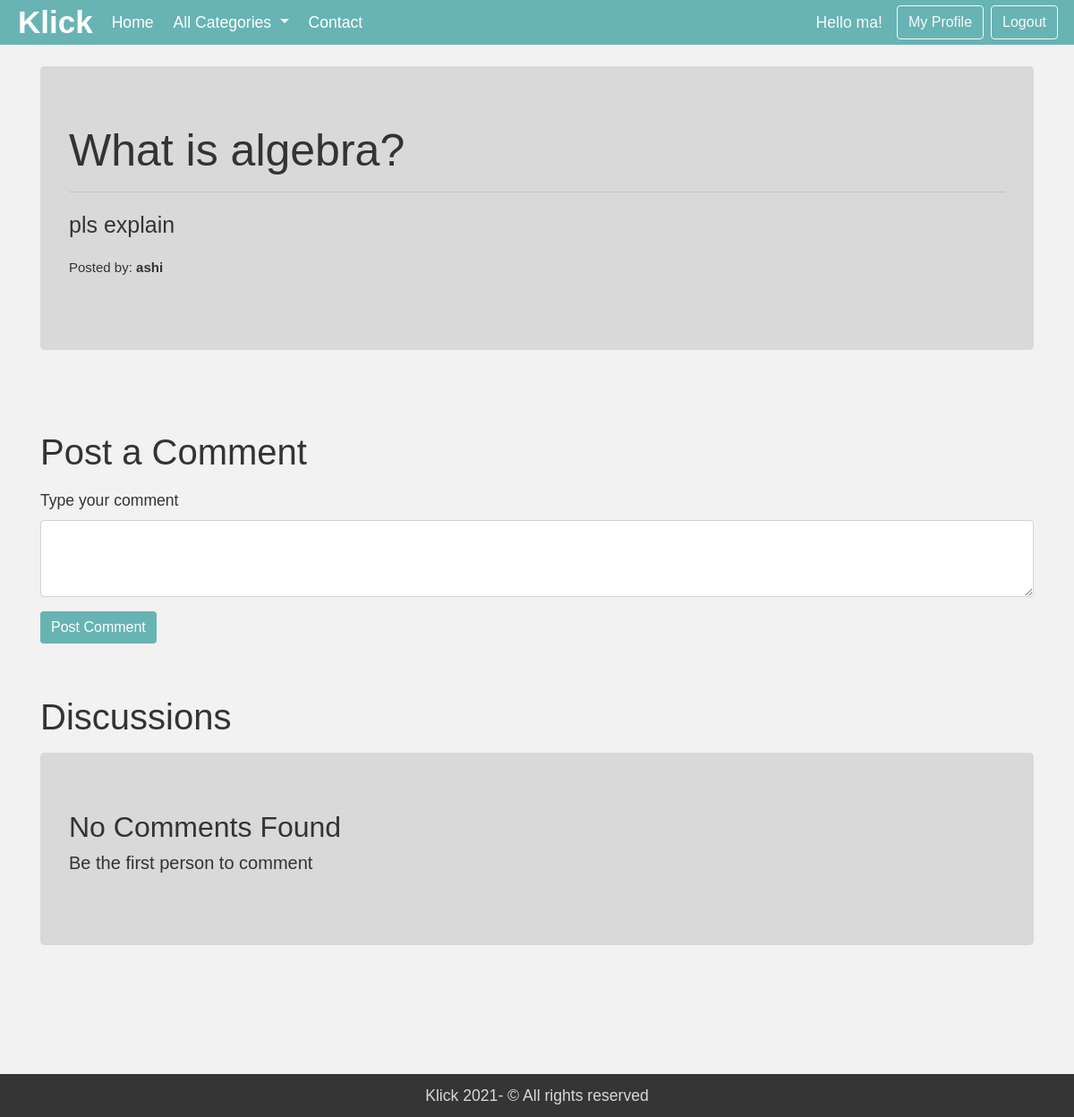
Page /thread.php?threadid=2 (signed in) on the committed database.
### tables this page shows
CREATE TABLE `threads` (
  `thread_id` int(11) NOT NULL,
  `thread_title` varchar(255) NOT NULL,
  `thread_desc` text DEFAULT NULL,
  `thread_cat_id` int(11) DEFAULT NULL,
  `thread_user_id` int(11) DEFAULT NULL,
  `timestamp` datetime DEFAULT current_timestamp()
);

CREATE TABLE `users` (
  `sno` int(11) NOT NULL,
  `user_email` varchar(30) DEFAULT NULL,
  `user_pass` varchar(255) DEFAULT NULL,
  `timestamp` datetime DEFAULT current_timestamp()
);

### thread.php (the view, shortened to what this page needs)
<!doctype html>
<html lang="en">
<head>
    <link rel="stylesheet" href="https://stackpath.bootstrapcdn.com/bootstrap/4.5.0/css/bootstrap.min.css"
>
    <link rel="stylesheet" href="style.css">
</head>
<body>
    <?php include 'header.php';?>
    <?php
    $id = $_GET['threadid'];
    $sql = "SELECT * FROM `threads` WHERE thread_id=$id";
    $result = mysqli_query($conn, $sql);
    while($row = mysqli_fetch_assoc($result)){
        $title = $row['thread_title'];
        $desc = $row['thread_desc'];
        $thread_user_id = $row['thread_user_id'];
        $sql2 = "SELECT user_email FROM `users` WHERE sno='$thread_user_id'";
        $result2 = mysqli_query($conn, $sql2);
        $row2 = mysqli_fetch_assoc($result2);
        $posted_by = $row2['user_email'];
    }
    ?>
    <div class="container my-4">
        <div class="jumbotron">
            <h1 style="font-size:50px"><?php echo $title;?></h1>
            <hr class="my-6">
            <p style="font-size:25px">  <?php echo $desc;?></p>
            <p style="font-size:15px">Posted by: <b><?php echo $posted_by; ?></b></p>
        </div>
    </div>
     <?php
    if(isset($_SESSION['loggedin']) && $_SESSION['loggedin']==true){
    echo '<div class="container">
        <h1 class="py-2">Post a Comment</h1>
        <form action= "'. $_SERVER['REQUEST_URI'] . '" method="post">
            <div class="form-group">
                <label for="exampleFormControlTextarea1">Type your comment</label>
                <textarea class="form-control" id="comment" name="comment" rows="3"></textarea>
                <input type="hidden" name="sno" value="'. $_SESSION["sno"]. '">
            </div>
            <button type="submit" class="btn btn-info">Post Comment</button>
        </form>
    </div>';
    }
    ?>
<div class="container mb-5" id="ques">
        <h1 class="py-2">Discussions</h1>
       <?php
    $noResult = true;
        if($noResult){
            echo '<div class="jumbotron">
                        <h2>No Comments Found<h2>
                        <p class="lead"> Be the first person to comment</p>
                 </div> ';
        }
    ?>
    </div>
    <footer class="footer" style="background:#353535;	color:#d9d9d9;	text-align:center;"><p style="margin:0;	padding:10px"><a target="blank" href="#" style="color:#d9d9d9; ">Klick 2021<a>- © All rights reserved </p></footer>
</body>
</html>

### style.css (style rules this page uses)
* { box-sizing: border-box; margin: 0; padding: 0; }
body { font-family: 'Catamaran', sans-serif; line-height: 1.6; color: #333; background-color:#f2f2f2; font-size: 1.1rem; }
.container { padding-top:50px; }
.btn-info { background: #68b3b3; color: #ffffff; border: none; }
.jumbotron { background-color: #d9d9d9; }

### thread.php (style rules this page uses)
#ques { min-height: 433px; }

### rows in the picture
threads: thread_title "What is algebra?", thread_desc "pls explain"
users: user_email "ashi"

### other values in the picture
$_SESSION['useremail'] "ma"
